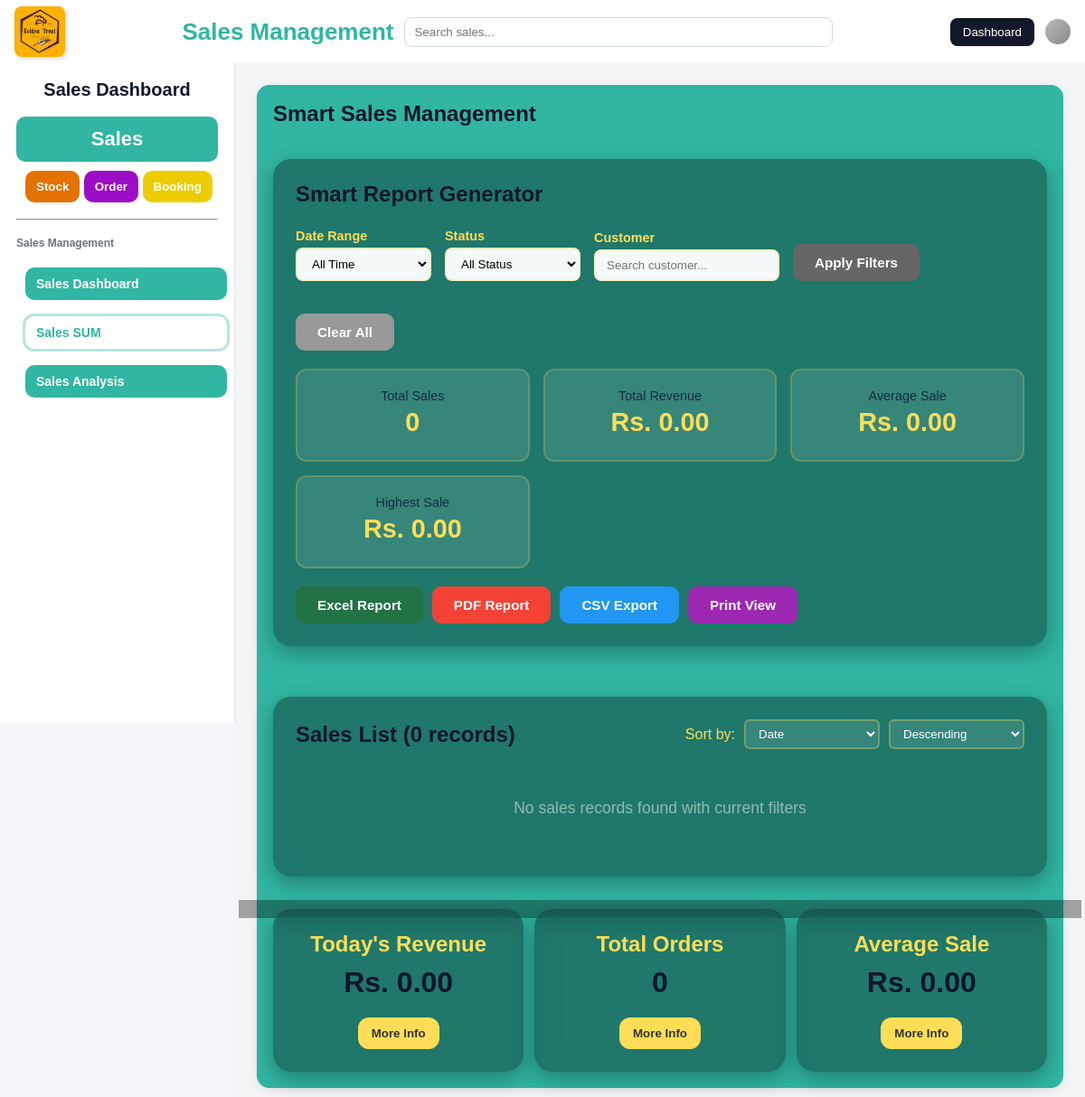
/bakehouse/sales/index2.php, run on an earlier commit of the app's database.
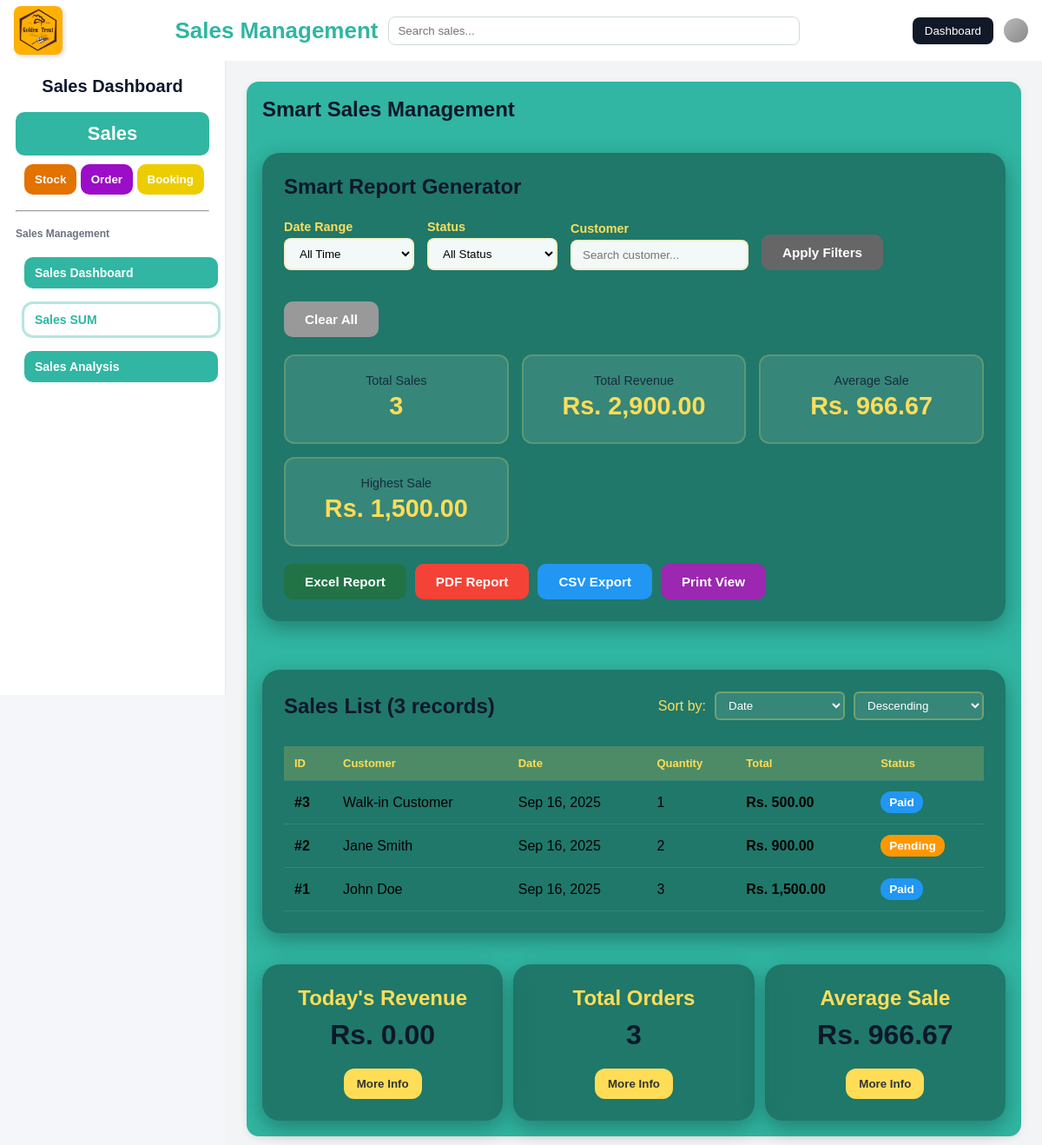
And on a later commit of the database.
### tables this page shows
CREATE TABLE sales (
  id INT AUTO_INCREMENT PRIMARY KEY,
  date DATE NOT NULL,
  customer VARCHAR(100) NOT NULL,   
  user_id INT NULL,                
  quantity INT NOT NULL,   
  total DECIMAL(10,2) NOT NULL,   
  status ENUM('Pending', 'Paid', 'Cancelled', 'Returned') DEFAULT 'Pending',   
  staff VARCHAR(100) DEFAULT 'Admin',   
  created_at TIMESTAMP DEFAULT CURRENT_TIMESTAMP,   
  FOREIGN KEY (user_id) REFERENCES users(id) ON DELETE SET NULL
);

### bakehouse/sales/index2.php (the view, shortened to what the changed rows need)
<?php
$host = "localhost";
$user = "root";
$pass = "";
$db   = "golden_treat";
$conn = new mysqli($host, $user, $pass, $db);
$sort_by = $_GET['sort_by'] ?? 'date';
$sort_order = $_GET['sort_order'] ?? 'DESC';
$params = [];
$types = '';
$where_sql = '';
$allowed_sort = ['date', 'total', 'customer', 'status', 'quantity'];
$sort_column = in_array($sort_by, $allowed_sort) ? $sort_by : 'date';
$order = ($sort_order === 'ASC') ? 'ASC' : 'DESC';
$sales_sql = "SELECT * FROM sales $where_sql ORDER BY $sort_column $order, id DESC";
$stmt = $conn->prepare($sales_sql);
$stmt->execute();
$sales_result = $stmt->get_result();
$sales_data = $sales_result->fetch_all(MYSQLI_ASSOC);
function getStatistic($conn, $column, $function, $where_sql, $params, $types) {
    $sql = "SELECT $function($column) as value FROM sales $where_sql";
    $stmt = $conn->prepare($sql);
    $stmt->execute();
    $result = $stmt->get_result();
    $row = $result->fetch_assoc();
    return $row['value'] ?? 0;
}
$totalOrders = count($sales_data);
$totalRevenue = getStatistic($conn, 'total', 'SUM', $where_sql, $params, $types);
$highestSale = getStatistic($conn, 'total', 'MAX', $where_sql, $params, $types);
$averageSale = $totalOrders > 0 ? $totalRevenue / $totalOrders : 0;
?>
<!DOCTYPE html>
<html lang="en">
<head>
  <link rel="stylesheet" href="style1.css">
</head>
<body>
  <div class="layout">
    <aside class="sidebar">
      <h1>Sales Dashboard</h1>
    </aside>
    <main class="free-area">
      <section id="sales-dashboard" class="panel active">
        <div class="content">
          <h1>Smart Sales Management</h1>
          <div class="report-section">
            <div class="report-header">
              <h2>Smart Report Generator</h2>
            </div>
            <div class="stats-grid">
              <div class="stat-card">
                <div class="stat-label">Total Sales</div>
                <div class="stat-value"><?= $totalOrders ?></div>
              </div>
              <div class="stat-card">
                <div class="stat-label">Total Revenue</div>
                <div class="stat-value">Rs. <?= number_format($totalRevenue, 2) ?></div>
              </div>
              <div class="stat-card">
                <div class="stat-label">Average Sale</div>
                <div class="stat-value">Rs. <?= number_format($averageSale, 2) ?></div>
              </div>
              <div class="stat-card">
                <div class="stat-label">Highest Sale</div>
                <div class="stat-value">Rs. <?= number_format($highestSale, 2) ?></div>
              </div>
            </div>
          </div>
          <div class="sales-list">
            <div class="table-controls">
              <h2>Sales List (<?= count($sales_data) ?> records)</h2>
              <div class="sort-controls">
                <label style="color: #ffdd57;">Sort by:</label>
                <form method="GET" style="display: flex; gap: 10px;">
                </form>
              </div>
            </div>
            <?php if (empty($sales_data)): ?>
              <div class="no-data">
                No sales records found with current filters
              </div>
            <?php else: ?>
              <div style="overflow-x: auto;">
                <table class="sales-table" id="salesTable">
                  <thead>
                    <tr>
                      <th>ID</th>
                      <th>Customer</th>
                      <th>Date</th>
                      <th>Quantity</th>
                      <th>Total</th>
                      <th>Status</th>
                    </tr>
                  </thead>
                  <tbody>
                    <?php foreach ($sales_data as $sale): ?>
                      <tr>
                        <td><strong>#<?= $sale['id'] ?></strong></td>
                        <td><?= htmlspecialchars($sale['customer']) ?></td>
                        <td><?= date('M d, Y', strtotime($sale['date'])) ?></td>
                        <td><?= $sale['quantity'] ?></td>
                        <td><strong>Rs. <?= number_format($sale['total'], 2) ?></strong></td>
                        <td>
                          <span class="status-badge status-<?= strtolower($sale['status']) ?>">
                            <?= $sale['status'] ?>
                          </span>
                        </td>
                      </tr>
                    <?php endforeach; ?>
                  </tbody>
                </table>
              </div>
            <?php endif; ?>
          </div>
          <div class="cards">
            <div class="card">
              <h3>Total Orders</h3>
              <p><?= $totalOrders ?></p>
              <button class="info-btn" data-popup="popup2">More Info</button>
            </div>
            <div class="card">
              <h3>Average Sale</h3>
              <p>Rs. <?= number_format($averageSale, 2) ?></p>
              <button class="info-btn" data-popup="popup3">More Info</button>
            </div>
          </div>
        </div>
      </section>
    </main>
  </div>
</body>
</html>

What changed in the data, as far as the page shows it:
added sales: id "3", customer "Walk-in Customer", date "Sep 16, 2025", quantity "1", total "500.00", status "Paid"
added sales: id "2", customer "Jane Smith", date "Sep 16, 2025", quantity "2", total "900.00", status "Pending"
added sales: id "1", customer "John Doe", date "Sep 16, 2025", quantity "3", total "1,500.00", status "Paid"
Also different on the page:
$totalOrders: "0" → "3"
$totalRevenue: "0.00" → "2,900.00"
$averageSale: "0.00" → "966.67"
$highestSale: "0.00" → "1,500.00"
count($sales_data): "0" → "3"
text no longer shown: "No sales records found with current filters"
text now shown: "ID Customer Date Quantity Total Status"
